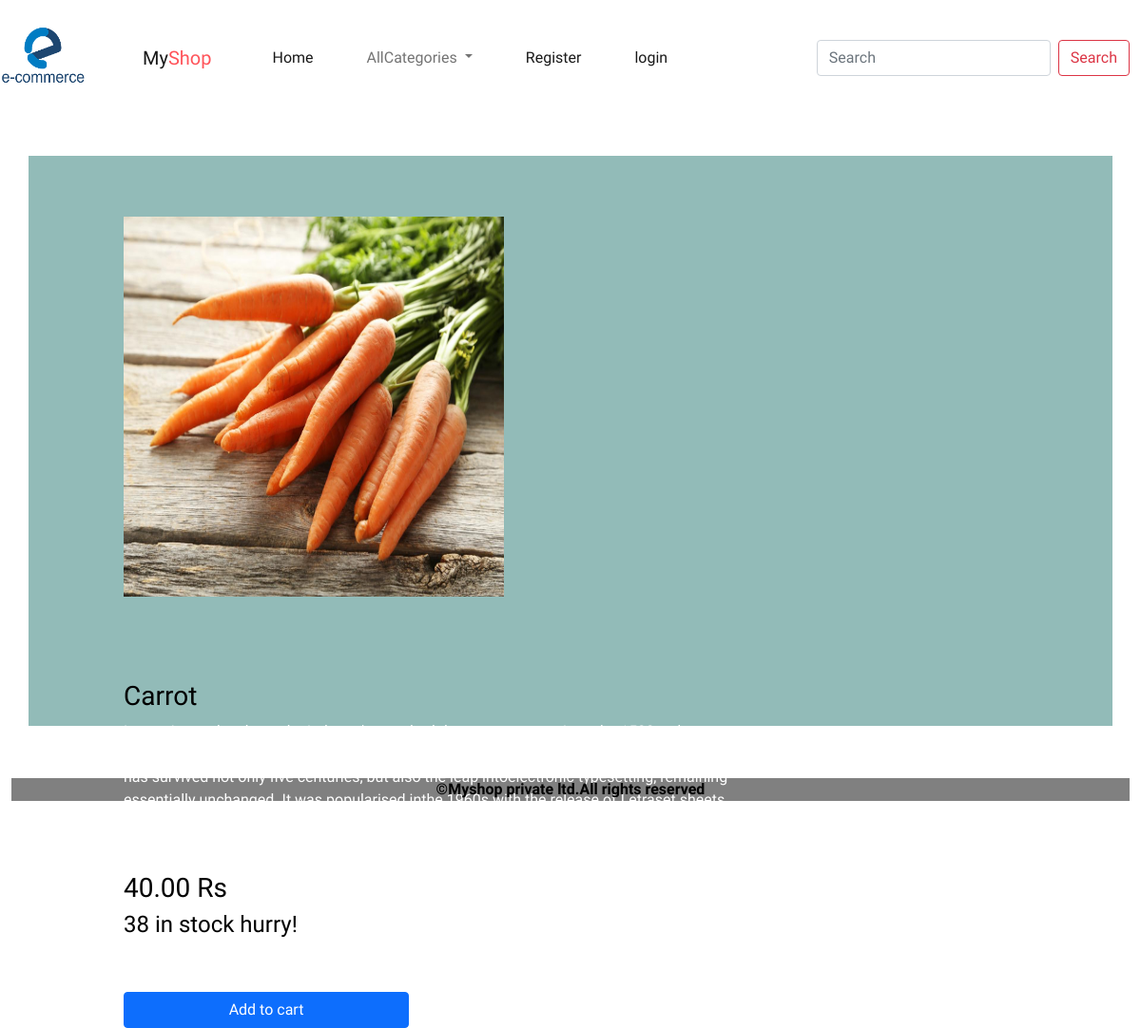
/detail/3, run on the app's committed database.
### shop/models.py (models this page shows, shortened)
class Product(models.Model):
    name = models.CharField(max_length=40)  # to add primary key : (max_length(20),primary key=true)
    desc = models.TextField()
    image = models.ImageField(upload_to='products', null=True, blank=True)
    price=models.DecimalField(max_digits=10,decimal_places=2)
    stock=models.IntegerField()
    available=models.BooleanField(default=True)  #always set available stock default=true coz when we adding into table the stock is available we can change after that
    created=models.DateTimeField(auto_now_add=True)  #add one time into table
    updated=models.DateTimeField(auto_now=True)    #every time adds when we update record
    category=models.ForeignKey(Category,on_delete=models.CASCADE)  #the connection model must given inside (Category,on_delete=models.CASCADE) here Category is connection model

### shop/views.py (the view)
# urls.py: path('detail/<int:p>', views.showdetail, name="detail"),
def showdetail(request,p):
    p=Product.objects.get(id=p)   #get : to get 1 record according to condition
    return render(request,'detail.html',{'p':p})

### cart/context_processors.py (called while the page is built, shortened)
def total(request):
    count=0
    return{'count':count}

### shop/context_processors.py (called while the page is built)
def links(request):
    c=Category.objects.all()
    return {'links':c}       #here we can pass context as funcname 'links' variable only coz its func name is links (so both must be same name)

### templates/detail.html (shortened to what this page needs)
<!DOCTYPE html>
{% extends 'base.html' %}
{% load static %}
{% block content %}
  <div class="container   " style="height:600px; background-color:#92BBB8; color:white; ">
    <div class="row mt-5">
        <div class="col-4 me-2 pt-3 pb-4 " style="padding-left:100px" >
                <img class="mt-5" src=" {{ p.image.url }}" height="400px" width="400px">
        </div>
         <div class="col-6 me-5 mt-5 pt-3" style="padding-left:100px; width:750px" >
             <h3 style="color:black">{{p.name}}</h3>
             <p>{{p.desc}}</p>
             <h3 class="mt-2 " style="color:black;">{{p.price}} Rs</h3>
             <h4 class="mt-2" style="color:black;">{{p.stock}} in stock hurry!</h4>
             {% if user.is_superuser == True %}
              {% if p.stock > 0 %}
             <h3 class="text-success">Product In Stock</h3>
                 <a href="{% url 'admin:index' %}" class="btn btn-primary mt-5" style="width:300px ">Add Stock</a>
             {% else %}
             <h3 class="text-danger">Product Out Of Stock</h3>
                 <a href="{% url 'admin:index' %}" class="btn btn-primary mt-5" style="width:300px ">Add Stock</a>
              {% endif %}
             {% else %}
             {% if p.stock > 0 %}
                 <a href="{% url 'cart:addtocart'  p.id  %}" class="btn btn-primary mt-5" style="width:300px ">Add to cart</a>
             {% else %}
             <h3 class="text-danger">Out of Stock</h3>
             {% endif %}
               {% endif %}
         </div>
</div>
  </div>
{% endblock %}

### static/css/style.css (style rules this page uses)
body { color:black; background-color:white; font-family: "Recursive", sans-serif; font-optical-sizing: auto; font-weight: 300; font-style: normal; font-variation-settings: "slnt" 0, "CASL" 0, "CRSV" 0.5, "MONO" 0; }
.log-img,img { padding-top:px; }

### data on the page
Product: image (picture), name "Carrot", desc "Lorem Ipsum has been the industry's standard dummy text ever since the 1500s when an unknown printer took a galley of type and scrambled it to make a typespecimen book. It has survived not only five centuries, but also the leap intoelectronic typesetting, remaining essentially unchanged. It was popularised inthe 1960s with the release of Letraset sheets containing Lorem Ipsum passages,and more recently with desktop publishing software like Aldus PageMaker includingversions of Lorem Ipsum.", price "40.00", stock "38"
